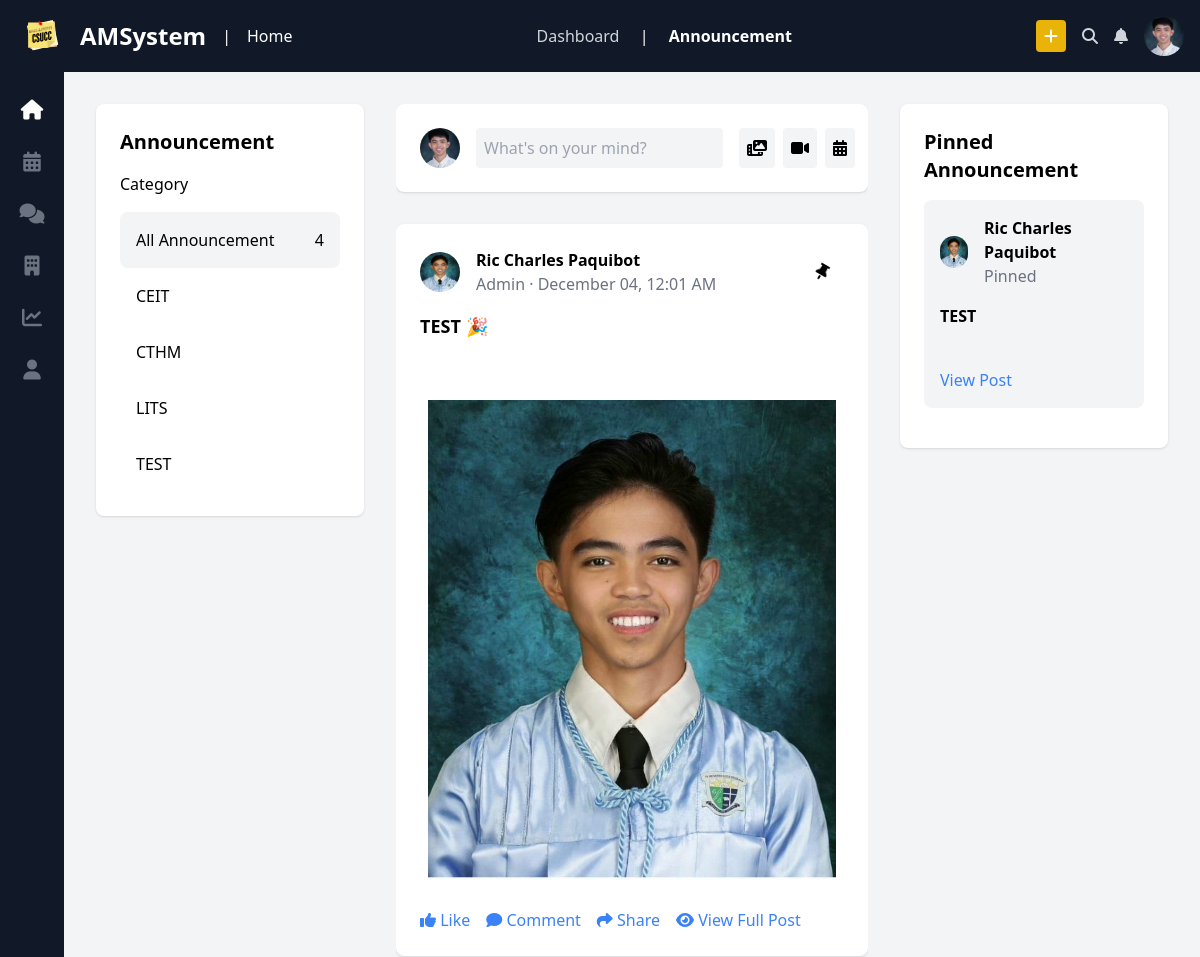
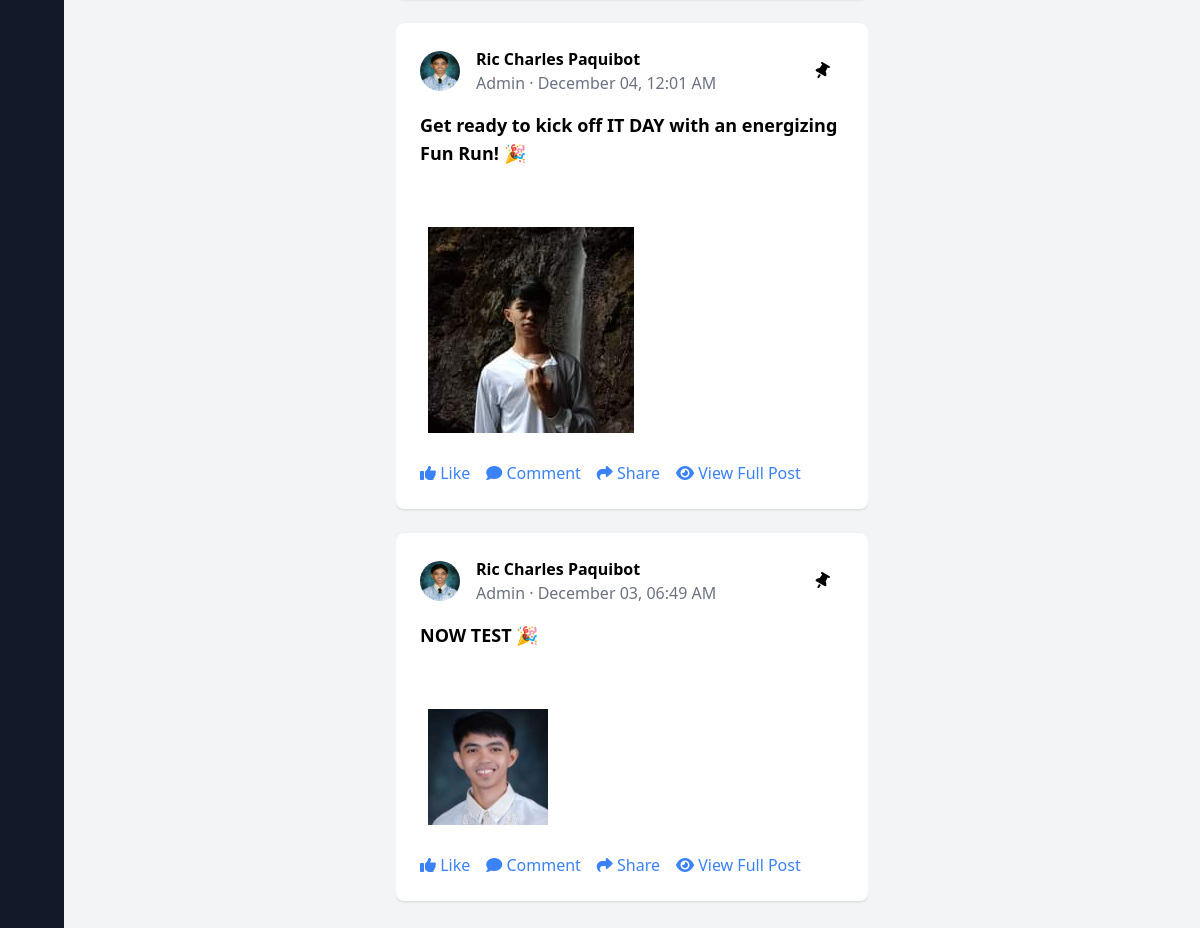
The app's page /home (signed in) with its own data (2 pictures, top to bottom).
### tables this page shows
CREATE TABLE `users` (
  `user_id` int(11) NOT NULL,
  `id_number` varchar(20) NOT NULL,
  `first_name` varchar(50) NOT NULL,
  `last_name` varchar(50) NOT NULL,
  `middle_initial` char(1) DEFAULT NULL,
  `email` varchar(100) NOT NULL,
  `password` varchar(255) NOT NULL,
  `department_id` int(11) DEFAULT NULL,
  `program_id` int(11) DEFAULT NULL,
  `contact_number` varchar(15) DEFAULT NULL,
  `address_purok` varchar(50) DEFAULT NULL,
  `address_barangay` varchar(50) DEFAULT NULL,
  `address_city` varchar(50) DEFAULT NULL,
  `address_zip` varchar(10) DEFAULT NULL,
  `address_province` varchar(50) DEFAULT NULL,
  `gender` enum('Male','Female','Other') DEFAULT NULL,
  `role_id` int(11) DEFAULT NULL,
  `photo` varchar(255) NOT NULL,
  `created_at` timestamp NOT NULL DEFAULT current_timestamp()
);

CREATE TABLE `categories` (
  `category_id` int(11) NOT NULL,
  `category_name` varchar(100) NOT NULL,
  `created_by` int(11) DEFAULT NULL
);

CREATE TABLE `posts` (
  `post_id` int(11) NOT NULL,
  `post_title` varchar(200) NOT NULL,
  `post_content` text NOT NULL,
  `post_when` date DEFAULT NULL,
  `user_id` int(11) DEFAULT NULL,
  `category_id` int(11) DEFAULT NULL,
  `images` varchar(255) NOT NULL,
  `created_at` timestamp NOT NULL DEFAULT current_timestamp()
);

CREATE TABLE `roles` (
  `role_id` int(11) NOT NULL,
  `role_name` varchar(50) NOT NULL
);

### Controller/Views.php (called while the page is built)
<?php
class View {
    public static function render($view, $data = []) {
        extract($data);
        require "./Views/{$view}.php";
    }
}

### Controller/HomeController.php (called while the page is built, shortened)
<?php
require('./Model/UserModel.php');
class HomeController extends Users{
    public static function show(){
        $postModel = new Users();
        View::render("home", ["posts" => Users::getAllPosts(),
                              "postCategories"=>$postModel->getCategories(),
                              "pinnedPosts"=>$postModel->getPinnedPost(),
                              "userData"=>$postModel->getUserById($_SESSION['user_id']),
                            ]);
    }
}

### index.php (called while the page is built, shortened)
<?php
require('./Controller/Views.php');
require('./Controller/Route.php');
$path = isset($_GET["path"]) ? $_GET["path"] : "";
Route::get("/home", function(){
    require_once('./Controller/HomeController.php');
    HomeController::show();
    });
$requestUri = "/".$path ;
Route::dispatch($requestUri);

### Db.php (called while the page is built)
<?php
class Database {
    private $host = "localhost";
    private $username = "root";
    private $password = "";
    private $database = "amsystemv3";
    public function Connect(){
        try {
            $conn = new PDO("mysql:host=$this->host;dbname=$this->database", $this->username, $this->password);
            $conn->setAttribute(PDO::ATTR_ERRMODE, PDO::ERRMODE_EXCEPTION);
            return $conn;
        } catch (PDOException $e) {
            echo "Connection failed: " . $e->getMessage();
            exit;
        }
    }
}

### Model/UserModel.php (called while the page is built, shortened)
<?php
require('./Db.php');
class Users extends Database {
    public function getPinnedPost() {
        $conn = $this->Connect();
        $stmt = $conn->prepare("SELECT pp.*, p.*,u.*, u.user_id
                                FROM posts p
                                INNER JOIN pinned_posts pp ON p.post_id = pp.post_id
                                INNER JOIN users u ON p.user_id = u.user_id
                                WHERE DATE(pinned_date) = CURDATE();
                                ");
        $stmt->execute();
        $result = $stmt->fetchAll(PDO::FETCH_ASSOC);
        return $result;
    }
    public function getCategories() {
        $conn = $this->Connect();
        $stmt = $conn->prepare("SELECT category_name, category_id FROM categories");
        $stmt->execute();
        $result = $stmt->fetchAll(PDO::FETCH_ASSOC);
        return $result;
    }
    public function getUserById($user_id) {
        $stmt = $this->Connect()->prepare("SELECT *,DATE(created_at) AS date_only,
                                           TIME_FORMAT(created_at, '%h:%i:%s %p') AS time_only,
                                           MONTHNAME(created_at) AS month_name , role_name,
                                           d.department_name, p.program_name
                                           FROM users
                                           INNER JOIN roles on users.role_id = roles.role_id
                                           INNER JOIN departments d on users.department_id = d.department_id
                                           INNER JOIN programs p on users.program_id = p.program_id
                                           WHERE user_id = :user_id");
        $stmt->execute(['user_id' => $user_id]);
        return $stmt->fetch();
    }
    public static function getAllPosts(){
        $db = new Database();
        $conn = $db->Connect();
        $stmt =
                 $conn->prepare("SELECT posts.*, users.*, departments.*, programs.*, roles.*,categories.*,
                                DATE_FORMAT(posts.created_at, '%d') AS date,
                                MONTHNAME(posts.created_at) AS month,
                                TIME_FORMAT(posts.created_at, '%h:%i %p') AS time
                                FROM posts
                                INNER JOIN categories ON categories.category_id = posts.category_id
                                INNER JOIN users ON users.user_id = posts.user_id
                                INNER JOIN departments ON users.department_id = departments.department_id
                                INNER JOIN programs ON users.program_id = programs.program_id
                                INNER JOIN roles ON users.role_id = roles.role_id
                                LEFT JOIN scheduled_posts ON posts.post_id = scheduled_posts.post_id
                                WHERE scheduled_posts.schedule_date IS NULL
                                OR DATE(scheduled_posts.schedule_date) <= NOW()
                                ORDER BY posts.post_id DESC;
;
                                ");
        $stmt->execute();
        $result = $stmt->fetchAll(PDO::FETCH_ASSOC);
        return $result;
    }
}

### Views/home.php (the view, shortened to what this page needs)
<!DOCTYPE html>
<html lang="en">
<head>
    <script src="https://cdn.tailwindcss.com"></script>
    <link rel="stylesheet" href="https://cdnjs.cloudflare.com/ajax/libs/font-awesome/6.4.2/css/all.min.css">
</head>
<body class="bg-gray-100">
    <header class="bg-gray-900 text-white p-4 flex justify-between items-center sticky top-0 z-50">
        <div class="flex items-center space-x-4">
            <img src="./assets/ams-logo.svg" alt="CSUCC logo" class="w-12">
            <h1 class="text-2xl font-bold">AMSystem</h1>
            <span class="mx-4">|</span>
            <p>Home</p>
        </div>
        <nav class="space-x-4">
            <a href="#" class="text-gray-300 hover:text-white">Dashboard</a>
            <span class="mx-4">|</span>
            <a href="#" class="text-white font-bold">Announcement</a>
        </nav>
        <div class="flex items-center space-x-4">
            <button class="bg-yellow-500 px-2 py-1 rounded">
                <i class="fa-solid fa-plus"></i>
            </button>
            <button class="text-gray-300"><i class="fa-solid fa-magnifying-glass"></i></button>
            <button class="text-gray-300"><i class="fa-solid fa-bell"></i></button>
            <img src="<?=$userData["photo"]?>" alt="Profile" class="w-10 h-10 rounded-full">
        </div>
    </header>
    <main class="flex">
        <aside class="w-16 bg-gray-900 text-white flex flex-col items-center space-y-6 py-6 sticky top-14 h-screen">
            <a href="./home" class="text-white"><i class="fa-solid fa-house text-xl"></i></a>
            <a href="./calendar" class="text-gray-500"><i class="fa-solid fa-calendar-days text-xl"></i></a>
            <a href="./chat" class="text-gray-500"><i class="fa-solid fa-comments text-xl"></i></a>
            <a href="./department" class="text-gray-500"><i class="fa-solid fa-building text-xl"></i></a>
            <a href="./post/admin" class="text-gray-500"><i class="fa-solid fa-chart-line text-xl"></i></a>
            <a href="./dashboard" class="text-gray-500"><i class="fa-solid fa-user text-xl"></i></a>
        </aside>
        <section class="flex-1 p-8 flex space-x-8">
            <div class="w-1/4">
                <div class="bg-white p-6 rounded-lg shadow sticky top-24">
                    <h2 class="text-xl font-bold mb-4">Announcement</h2>
                    <div class="flex justify-between items-center mb-4">
                        <span>Category</span>
                    </div>
                    <div class="space-y-2">
                        <p class="bg-gray-100 p-4 rounded-lg flex justify-between">
                            All Announcement <span><?=count($postCategories)?></span>
                        </p>
                        <?php foreach($postCategories as $postCategory): ?>
                            <a href="./category/<?=$postCategory["category_name"]?>"><p class="p-2 hover:bg-gray-100 p-4 rounded-lg flex justify-between"><?=$postCategory["category_name"]?></p></a>
                        <?php endforeach; ?>
                    </div>
                </div>
            </div>
            <div class="flex-1 overflow-y-auto h-100vh">
                <div class="bg-white p-6 rounded-lg shadow mb-8">
                    <div class="flex items-center space-x-4">
                        <img src="<?=$userData["photo"]?>" alt="Profile" class="w-10 h-10 rounded-full">
                        <input type="text" placeholder="What's on your mind?" class="flex-1 bg-gray-100 p-2 rounded">
                        <div class="flex space-x-2">
                            <button class="bg-gray-100 p-2 rounded"><i class="fa-solid fa-photo-film"></i></button>
                            <button class="bg-gray-100 p-2 rounded"><i class="fa-solid fa-video"></i></button>
                            <button class="bg-gray-100 p-2 rounded"><i class="fa-solid fa-calendar-days"></i></button>
                        </div>
                    </div>
                </div>
                <?php foreach($posts as $post): ?>
                <div class="bg-white p-6 rounded-lg shadow mb-6">
                    <div class="flex items-center space-x-4 justify-between">
                        <div class="flex items-center space-x-4">
                            <img src="<?=$post["photo"]?>" alt="Profile" class="w-10 h-10 rounded-full">
                            <div>
                                <h3 class="font-bold"><a href="./user/<?=$post["user_id"]?>"><?=$post["first_name"]?> <?=$post["last_name"]?></a></h3>
                                <p class="text-gray-500"><?=$post["role_name"]?> · <?=$post["month"]?> <?=$post["date"]?>, <?=$post["time"]?></p>
                            </div>
                        </div>
                        <div>
                            <button class="p-2 px-4 rounded-lg hover:bg-gray-100" data-postId="<?=$post["post_id"]?>" onclick="pinFunction(this)"><i class="fa-solid fa-thumbtack" style="transform:rotate(30deg);"></i></button>
                        </div>
                    </div>
                    <h4 class="font-bold text-lg mt-4"><?=$post["post_title"]?> 🎉</h4>
                    <div class="text-gray-700 mt-2"><?=$post["post_content"]?></div>
                    <div class="my-5 p-2"><img src="<?=$post["images"]?>" onclick="viewImage('<?= $post['images'] ?>')" alt="Image"></div>
                    <div class="flex items-center space-x-4 mt-4">
                        <button class="text-blue-500" id="like" data-postId="<?=$post["post_id"]?>" onclick="likeFunction(this)"><i class="fa-solid fa-thumbs-up"></i> Like</button>
                        <button class="text-blue-500"><i class="fa-solid fa-comment"></i> Comment</button>
                        <button class="text-blue-500"><i class="fa-solid fa-share"></i> Share</button>
                        <button class="text-blue-500"><i class="fa-solid fa-eye"></i> View Full Post</button>
                    </div>
                </div>
                <?php endforeach; ?>
            </div>
            <div class="w-1/4">
                <div class="bg-white p-6 rounded-lg shadow sticky top-24">
                    <h2 class="text-xl font-bold mb-4">Pinned Announcement</h2>
                    <?php foreach($pinnedPosts as $pinnedPost):?>
                        <div class="space-y-4">
                            <div class="bg-gray-100 p-4 mb-4 rounded-lg">
                                <div class="flex items-center space-x-4">
                                    <img src="<?=$pinnedPost["photo"]?>" alt="Profile" class="w-8 h-8 rounded-full">
                                    <div>
                                        <h3 class="font-bold"><a href="./user/<?=$pinnedPost["user_id"]?>"><?=$pinnedPost["first_name"]?> <?=$pinnedPost["last_name"]?></a></h3>
                                        <span class="text-gray-500">Pinned</span>
                                    </div>
                                </div>
                                <h4 class="font-bold mt-4"><?=$pinnedPost["post_title"]?></h4>
                                <p class="text-gray-700 mt-2"><?=$pinnedPost["post_content"]?></p>
                                <a href="./posts/<?=$pinnedPost["post_id"]?>" class="text-blue-500 mt-2 inline-block">View Post</a>
                            </div>
                        </div>
                    <?php endforeach ?>
                </div>
            </div>
        </section>
    </main>
</body>
</html>

### Controller/Route.php (shortened to what this page needs)
<?php
class Route {
    private static $getRoutes = [];
    private static $postRoutes = [];
    public static function get($path, $callback) {
        self::$getRoutes[$path] = $callback;
    }
    public static function post($path, $callback) {
        self::$postRoutes[$path] = $callback;
    }
    public static function dispatch($requestUri) {
        $requestMethod = $_SERVER['REQUEST_METHOD'];
        $routes = $requestMethod === 'GET' ? self::$getRoutes : self::$postRoutes;
        foreach ($routes as $route => $callback) {
            $pattern = preg_replace('/\{[a-zA-Z0-9_]+\}/', '([a-zA-Z0-9_]+)', $route);
            $pattern = str_replace('/', '\/', $pattern);
            if (preg_match('/^' . $pattern . '$/', $requestUri, $matches)) {
                array_shift($matches);
                return call_user_func_array($callback, $matches);
            }
        }
    }
}

### records on screen
users: photo (picture)
categories: category_name "CEIT"
categories: category_name "CTHM"
categories: category_name "LITS"
categories: category_name "TEST"
posts: user.photo (placeholder picture), user.first_name "Ric Charles", user.last_name "Paquibot", roles.role_name "Admin", month "December", date "04", time "12:01 AM", post_title "TEST", images (placeholder picture)
posts: user.photo (placeholder picture), user.first_name "Ric Charles", user.last_name "Paquibot", roles.role_name "Admin", month "December", date "04", time "12:01 AM", post_title "Get ready to kick off IT DAY with an energizing Fun Run!", images (picture)
posts: user.photo (placeholder picture), user.first_name "Ric Charles", user.last_name "Paquibot", roles.role_name "Admin", month "December", date "03", time "06:49 AM", post_title "NOW TEST", images (picture)
